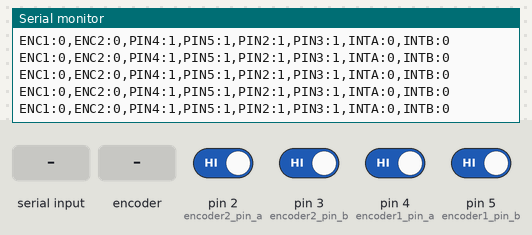
Recording of a sketch running on a simulated Arduino Uno, built with avr-gcc and run on an emulated ATmega328P. On the bench: the last lines printed to the serial monitor. The test bench sets the inputs (shaded band); at power-on: pin 2 (encoder2_pin_a), pin 3 (encoder2_pin_b), pin 4 (encoder1_pin_a), pin 5 (encoder1_pin_b) HIGH.

Above: at 1.3 s.
1.4 s: pin 3 (encoder2_pin_b) driven LOW
At 1.44 s:
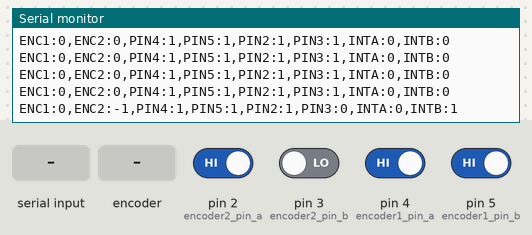
4.4 s: "RESET" received over Serial
At 5.55 s:
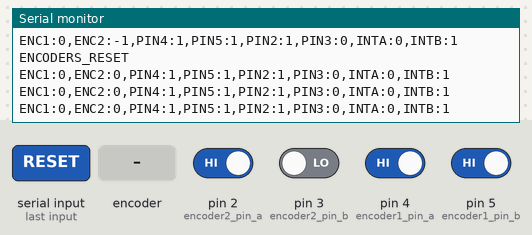
6.9 s: rotary encoder on pin 2 (encoder2_pin_a) / pin 5 (encoder1_pin_b) turned 1 step (first pin leading)
At 6.93 s:
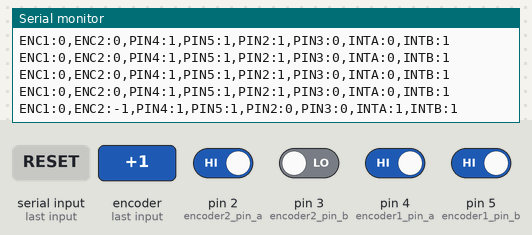
8.6 s: "1" received over Serial
11.6 s: pin 4 (encoder1_pin_a) driven LOW
At 11.64 s:
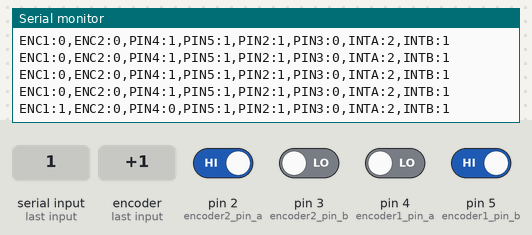
14.6 s: "RESET" received over Serial
At 15.75 s:
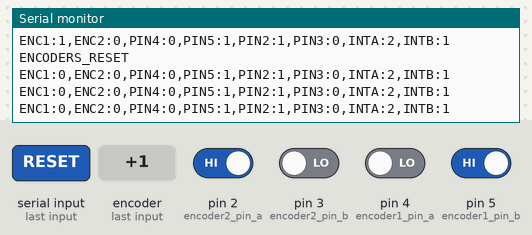

The sketch:

arduino_roboclaw_usb_bridge.ino
```cpp
/*
 * Fixed Arduino-RoboClaw Encoder Bridge
 * SOLUTION: Arduino Uno only has interrupts on pins 2,3
 * SWAPPED: Encoder 1 on pins 4,5 (manual polling) ✓
 * SWAPPED: Encoder 2 on pins 2,3 (interrupt-based) ✓
 */

// Encoder 1 variables (manual polling) - SWAPPED TO 4,5
volatile long encoder1_count = 0;
int encoder1_pin_a = 4;  // Manual polling
int encoder1_pin_b = 5;  // Manual polling

// Encoder 2 variables (interrupt-based) - SWAPPED TO 2,3
volatile long encoder2_count = 0;
volatile long interrupt_count_a = 0;  // Debug counter
volatile long interrupt_count_b = 0;  // Debug counter
volatile long last_valid_enc2_count = 0;  // For noise filtering
int encoder2_pin_a = 2;  // Interrupt 0
int encoder2_pin_b = 3;  // Interrupt 1

// Debouncing variables for Encoder 2
volatile unsigned long last_interrupt_time_a = 0;
volatile unsigned long last_interrupt_time_b = 0;
const unsigned long debounce_delay = 0;  // DISABLED - Allow all interrupts for testing

// Noise filtering variables
long last_sent_enc1 = 0;
long last_sent_enc2 = 0;
const long max_change_per_cycle = 1000;  // DISABLED - Allow large changes for testing

// Manual polling state tracking for encoder 1
int last_enc1_a = HIGH;
int last_enc1_b = HIGH;

void setup() {
  Serial.begin(38400);

  // Setup encoder 1 pins (manual polling) - SWAPPED TO 4,5
  pinMode(encoder1_pin_a, INPUT_PULLUP);
  pinMode(encoder1_pin_b, INPUT_PULLUP);

  // Setup encoder 2 pins (interrupt-based) - SWAPPED TO 2,3
  pinMode(encoder2_pin_a, INPUT_PULLUP);
  pinMode(encoder2_pin_b, INPUT_PULLUP);
  attachInterrupt(digitalPinToInterrupt(encoder2_pin_a), encoder2_isr_a, CHANGE);
  attachInterrupt(digitalPinToInterrupt(encoder2_pin_b), encoder2_isr_b, CHANGE);

  // Initialize encoder 1 manual polling state
  last_enc1_a = digitalRead(encoder1_pin_a);
  last_enc1_b = digitalRead(encoder1_pin_b);

  delay(100);
}

void loop() {
  // Check for reset command from serial
  if(Serial.available() > 0) {
    String command = Serial.readString();
    command.trim();
    if(command == "RESET") {
      encoder1_count = 0;
      encoder2_count = 0;
      last_valid_enc2_count = 0;
      last_sent_enc1 = 0;
      last_sent_enc2 = 0;
      Serial.println("ENCODERS_RESET");
      return;
    }
  }

  // Manual polling for encoder 1 (SWAPPED!)
  int enc1_a_now = digitalRead(encoder1_pin_a);
  int enc1_b_now = digitalRead(encoder1_pin_b);

  // Detect changes on encoder 1 pin A (edge detection)
  if(enc1_a_now != last_enc1_a) {
    if(enc1_a_now == HIGH) {
      if(enc1_b_now == LOW) {
        encoder1_count++;
      } else {
        encoder1_count--;
      }
    } else {
      if(enc1_b_now == HIGH) {
        encoder1_count++;
      } else {
        encoder1_count--;
      }
    }
  }

  // Update state for next iteration
  last_enc1_a = enc1_a_now;
  last_enc1_b = enc1_b_now;

  // Apply noise filtering to encoder readings
  long current_enc1 = encoder1_count;
  long current_enc2 = encoder2_count;

  // Check if changes are reasonable (noise filtering)
  if (abs(current_enc1 - last_sent_enc1) > max_change_per_cycle) {
    current_enc1 = last_sent_enc1;  // Reject noisy reading
  }
  if (abs(current_enc2 - last_sent_enc2) > max_change_per_cycle) {
    current_enc2 = last_sent_enc2;  // Reject noisy reading
  }

  // Update last sent values
  last_sent_enc1 = current_enc1;
  last_sent_enc2 = current_enc2;

  // Send encoder data at 20Hz with pin state debugging
  Serial.print("ENC1:");
  Serial.print(current_enc1);
  Serial.print(",ENC2:");
  Serial.print(current_enc2);
  Serial.print(",PIN4:");
  Serial.print(digitalRead(encoder1_pin_a));
  Serial.print(",PIN5:");
  Serial.print(digitalRead(encoder1_pin_b));
  Serial.print(",PIN2:");
  Serial.print(digitalRead(encoder2_pin_a));
  Serial.print(",PIN3:");
  Serial.print(digitalRead(encoder2_pin_b));
  Serial.print(",INTA:");
  Serial.print(interrupt_count_a);
  Serial.print(",INTB:");
  Serial.println(interrupt_count_b);

  delay(50); // 20Hz update rate
}

// Encoder 2 interrupt service routines (both pins A and B) - SWAPPED TO 2,3
void encoder2_isr_a() {
  unsigned long current_time = millis();
  if (current_time - last_interrupt_time_a < debounce_delay) {
    return;  // Ignore noise - too soon after last interrupt
  }
  last_interrupt_time_a = current_time;

  interrupt_count_a++;  // Debug counter
  int a = digitalRead(encoder2_pin_a);
  int b = digitalRead(encoder2_pin_b);

  if (a == HIGH) {
    if (b == LOW) {
      encoder2_count++;
    } else {
      encoder2_count--;
    }
  } else {
    if (b == HIGH) {
      encoder2_count++;
    } else {
      encoder2_count--;
    }
  }
}

void encoder2_isr_b() {
  unsigned long current_time = millis();
  if (current_time - last_interrupt_time_b < debounce_delay) {
    return;  // Ignore noise - too soon after last interrupt
  }
  last_interrupt_time_b = current_time;

  interrupt_count_b++;  // Debug counter
  int a = digitalRead(encoder2_pin_a);
  int b = digitalRead(encoder2_pin_b);

  if (b == HIGH) {
    if (a == HIGH) {
      encoder2_count++;
    } else {
      encoder2_count--;
    }
  } else {
    if (a == LOW) {
      encoder2_count++;
    } else {
      encoder2_count--;
    }
  }
}
```

Measured:
- after the input at 1.4 s, the serial monitor: prints a new line at once (image 1)
- after the input at 4.4 s, the serial monitor: prints a new line after 1.0 s (image 2)
- after the input at 6.9 s, the serial monitor: prints a new line at once (image 3)
- after the input at 11.6 s, the serial monitor: prints a new line at once (image 4)
- after the input at 14.6 s, the serial monitor: prints a new line after 1.0 s (image 5)
